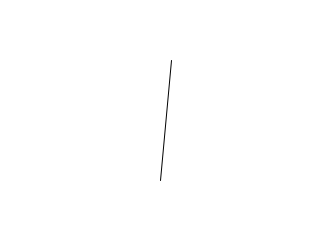
Frame 1 (no input)
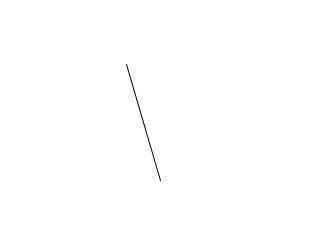
Frame 60 (the mouse pressed at the canvas centre just before this capture)
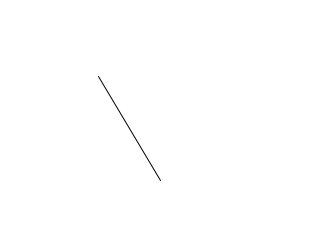
Frame 120 (the mouse held since frame 60 and released just before this capture)

The Processing sketch that drew these frames (run headless with seeded random() and noise(); from frame 60 on, the mouse is pressed at the canvas centre):

// Processing sketch: NoFollowThrough
// ── NoFollowThrough.pde
// no follow through

float add;

void setup(){
  size(320,240);
  add = 0.1;
}

void draw(){
  
  background(255);
  
  pushMatrix();
  translate(width/2,height-(height/4));
  
  rotate(sin(add));
  println(sin(add));
  fill(0);
  line(0,0,0,-(height/2));
  
  popMatrix();
  
  add+=0.1;
}
